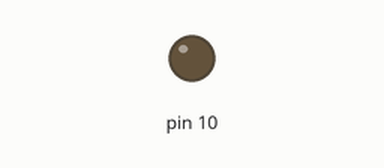
The sketch below on a simulated Arduino Uno, built with avr-gcc and run on an emulated ATmega328P. Parts: output pins drawn as LEDs (lit = HIGH).

Above: at 0.05 s.
At 1.25 s:
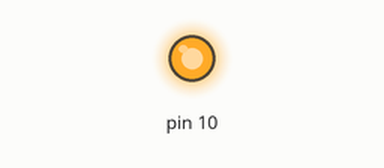
Timing chart, 0 to 3.0 s (numbered marks = the images above):
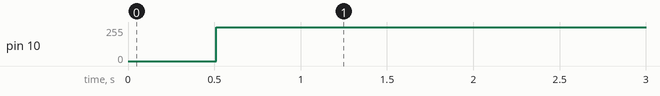

Measured:
- by itself, pin 10: 0/255 → 255/255 at 0.51 s

The sketch:

code.ino
```cpp
//code starts
void setup()
{
TCCR1B &= ~(1<<WGM13);
TCCR1B |= (1<<WGM12);
TCCR1A &= ~(1<<WGM11);
TCCR1A |= (1<<WGM10);

TCCR1A |= (1<<COM1B1);
TCCR1A &= ~(1<<COM1B0);

TCCR1B |= (1<<CS10) | (1<<CS11);
TCCR1B &= ~(1<<CS12);

DDRB |= (1<<DDB2);
}
void loop()
{
  for(int i=0; i<257; i++){
  OCR1B = i;
  delay(2);
  }
  delay (2000);
}
```
